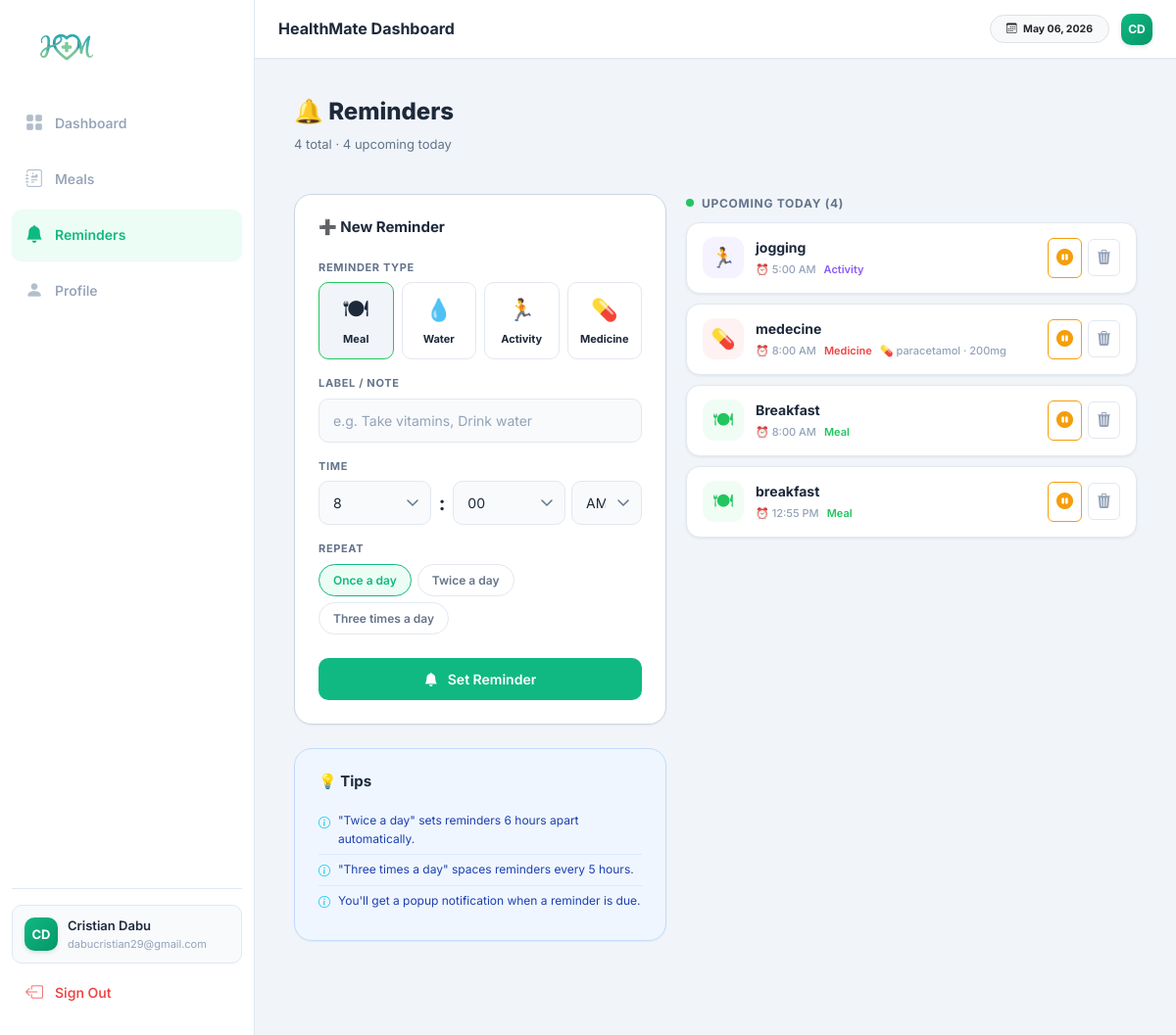
Screenshot of /reminders (signed in) with the database file from the repository.
### app.py (models this page shows, shortened)
class Profile(db.Model):
    __tablename__ = 'profiles'
    id             = db.Column(db.Integer, primary_key=True)
    user_id        = db.Column(db.Integer, db.ForeignKey('users.id'), nullable=False)
    full_name      = db.Column(db.String(120), default='')
    age            = db.Column(db.Integer,     default=0)
    gender         = db.Column(db.String(10),  default='')
    height         = db.Column(db.Float,       default=0.0)
    weight         = db.Column(db.Float,       default=0.0)
    activity_level = db.Column(db.String(30),  default='moderate')
    goal           = db.Column(db.String(30),  default='maintain')
    bmi            = db.Column(db.Float,       default=0.0)
    bmr            = db.Column(db.Float,       default=0.0)
    tdee           = db.Column(db.Float,       default=0.0)
    calorie_target = db.Column(db.Integer,     default=2000)
    updated_at     = db.Column(db.DateTime,    default=datetime.datetime.utcnow,
                            onupdate=datetime.datetime.utcnow)

class User(db.Model):
    __tablename__ = 'users'
    id            = db.Column(db.Integer, primary_key=True)
    username      = db.Column(db.String(80),  unique=True, nullable=False)
    email         = db.Column(db.String(120), unique=True, nullable=False)
    password_hash = db.Column(db.String(255), nullable=False)
    firebase_uid  = db.Column(db.String(128), unique=True, nullable=True)
    role          = db.Column(db.String(20),  default='user') # user, coach
    is_active     = db.Column(db.Boolean,     default=True)
    created_at    = db.Column(db.DateTime, default=datetime.datetime.utcnow)
    coach_id      = db.Column(db.Integer, db.ForeignKey('admins.id'), nullable=True)
    profile      = db.relationship('Profile',     backref='user', uselist=False, cascade='all, delete-orphan')
    meals        = db.relationship('Meal',        backref='user', lazy=True,     cascade='all, delete-orphan')
    food_history = db.relationship('FoodHistory', backref='user', lazy=True,     cascade='all, delete-orphan')
    reminders    = db.relationship('Reminder',    backref='user', lazy=True,     cascade='all, delete-orphan')
    @property
    def display_name(self):
        return (self.profile.full_name if self.profile and self.profile.full_name
                else self.username)
    @property
    def initials(self):
        parts = self.display_name.split()
        return ''.join(p[0].upper() for p in parts[:2])

class Reminder(db.Model):
    __tablename__ = 'reminders'
    id            = db.Column(db.Integer,     primary_key=True)
    user_id       = db.Column(db.Integer,     db.ForeignKey('users.id'), nullable=False, index=True) # Added index for user-specific reminders
    reminder_type = db.Column(db.String(20),  nullable=False)
    label         = db.Column(db.String(120), nullable=False)
    hour          = db.Column(db.Integer,     nullable=False)
    minute        = db.Column(db.Integer,     nullable=False)
    ampm          = db.Column(db.String(2),   nullable=False)
    repeat_times  = db.Column(db.Integer,     default=1)
    interval      = db.Column(db.Integer,     default=0)
    medicine_name = db.Column(db.String(120), default='')
    dosage        = db.Column(db.String(80),  default='')
    is_active     = db.Column(db.Boolean,     default=True)
    created_at    = db.Column(db.DateTime,    default=datetime.datetime.utcnow)
    @property
    def time_display(self):
        return f"{self.hour}:{self.minute:02d} {self.ampm}"
    @property
    def hour_24(self):
        h = self.hour
        if self.ampm == 'PM' and h != 12: h += 12
        elif self.ampm == 'AM' and h == 12: h = 0
        return h
    @property
    def sort_key(self):
        return self.hour_24 * 60 + self.minute
    @property
    def is_upcoming(self):
        now = datetime.datetime.now()
        return (self.hour_24 * 60 + self.minute) > (now.hour * 60 + now.minute)
    @property
    def type_icon(self):
        return {'meal':'🍽','water':'💧','activity':'🏃','medicine':'💊'}.get(
            self.reminder_type, '🔔')

### app.py (the view)
@app.route('/reminders')
@login_required
def reminders():
    user    = current_user()
    all_rem = sorted(Reminder.query.filter_by(user_id=user.id).all(),
                    key=lambda r: r.sort_key)
    active   = [r for r in all_rem if r.is_active]
    inactive = [r for r in all_rem if not r.is_active]
    upcoming = [r for r in active if r.is_upcoming]
    past     = [r for r in active if not r.is_upcoming]
    return render_template('reminders.html',
        user=user, upcoming=upcoming, past=past,
        inactive=inactive, total=len(all_rem))

### app.py (called while the page is built)
def get_greeting():
    h = datetime.datetime.now().hour
    if  5 <= h < 12: return 'Good morning'
    if 12 <= h < 17: return 'Good afternoon'
    return 'Good evening'

@app.context_processor
def inject_globals():
    return {
        'now':      datetime.datetime.now(),
        'greeting': get_greeting(),
    }

def login_required(f):
    @wraps(f)
    def decorated(*args, **kwargs):
        if 'user_id' not in session:
            flash('Please log in to continue.', 'warning')
            return redirect(url_for('login'))
        return f(*args, **kwargs)
    return decorated

def current_user():
    if 'user_id' in session:
        u = db.session.get(User, session['user_id'])
        if u and not u.is_active:
            session.clear()
            return None
        return u
    return None

### templates/reminders.html (shortened to what this page needs)
{% extends "base.html" %}
{% block content %}
{% macro render_reminder(rem, paused=False) %}
{% set type_colors = {
  'meal':     ('#22C55E','#F0FDF4'),
  'water':    ('#3B82F6','#EFF6FF'),
  'activity': ('#8B5CF6','#F5F3FF'),
  'medicine': ('#EF4444','#FEF2F2'),
} %}
{% set col, bg = type_colors.get(rem.reminder_type, ('#64748B','#F8FAFC')) %}
<div class="rem-card {% if paused %}rem-card-paused{% endif %}" id="rem-{{ rem.id }}">
  <div class="rc-left">
    <div class="rc-icon" style="background:{{ bg }};color:{{ col }};">
      {{ rem.type_icon }}
    </div>
    <div class="rc-info">
      <div class="rc-label">{{ rem.label }}</div>
      <div class="rc-meta">
        <span class="rc-time">⏰ {{ rem.time_display }}</span>
        <span class="rc-type" style="color:{{ col }};">{{ rem.reminder_type | title }}</span>
        {% if rem.medicine_name %}
          <span class="rc-med">💊 {{ rem.medicine_name }}{% if rem.dosage %} · {{ rem.dosage }}{% endif %}</span>
        {% endif %}
      </div>
    </div>
  </div>
  <div class="rc-actions">
    <button class="rc-toggle {% if rem.is_active %}rc-active{% else %}rc-paused{% endif %}"
            onclick="toggleReminder({{ rem.id }}, this)"
            title="{{ 'Pause' if rem.is_active else 'Resume' }}">
      <i class="bi bi-{% if rem.is_active %}pause-circle{% else %}play-circle{% endif %}-fill"></i>
    </button>
    <form method="POST" action="{{ url_for('delete_reminder', rid=rem.id) }}"
          style="display:inline;"
          onsubmit="return confirm('Remove this reminder?')">
      <button type="submit" class="rc-delete" title="Delete">
        <i class="bi bi-trash3-fill"></i>
      </button>
    </form>
  </div>
</div>
{% endmacro %}
<div class="page-header">
  <div>
    <h1 class="page-title">🔔 Reminders</h1>
    <p class="page-sub">{{ total }} total · {{ upcoming | length }} upcoming today</p>
  </div>
</div>
<div class="reminders-layout">
  <div class="rem-left">
    <div class="hm-card">
      <h6 class="card-title mb-4">➕ New Reminder</h6>
      <form method="POST" action="{{ url_for('add_reminder') }}" id="reminderForm">
        <div class="hm-field">
          <label class="hm-label">Reminder Type</label>
          <div class="rem-type-grid">
            {% for val, icon, label, color in [
              ('meal',     '🍽', 'Meal',     '#22C55E'),
              ('water',    '💧', 'Water',    '#3B82F6'),
              ('activity', '🏃', 'Activity', '#8B5CF6'),
              ('medicine', '💊', 'Medicine', '#EF4444'),
            ] %}
            <label class="rt-chip" style="--rt-color:{{ color }};">
              <span class="rtc-icon">{{ icon }}</span>
              <span class="rtc-label">{{ label }}</span>
            </label>
            {% endfor %}
          </div>
        </div>
        <div class="hm-field">
          <label class="hm-label">Label / Note</label>
          <input type="text" name="label" class="hm-input"
                 placeholder="e.g. Take vitamins, Drink water" required/>
        </div>
        <div class="hm-field">
          <label class="hm-label">Time</label>
          <div class="time-row">
            <select name="hour" class="hm-select time-select">
              {% for h in range(1, 13) %}
              <option value="{{ h }}" {% if h==8 %}selected{% endif %}>{{ h }}</option>
              {% endfor %}
            </select>
            <span class="time-colon">:</span>
            <select name="minute" class="hm-select time-select">
              {% for m in range(0, 60, 5) %}
              <option value="{{ m }}" {% if m==0 %}selected{% endif %}>{{ '%02d'|format(m) }}</option>
              {% endfor %}
            </select>
            <select name="ampm" class="hm-select ampm-select">
              <option value="AM">AM</option>
            </select>
          </div>
        </div>
        <div class="hm-field" id="standardRepeatSection">
          <label class="hm-label">Repeat</label>
          <div class="repeat-row">
            {% for val, label in [('1','Once a day'),('2','Twice a day'),('3','Three times a day')] %}
            <label class="rp-chip {% if loop.first %}selected{% endif %}">
              <span>{{ label }}</span>
            </label>
            {% endfor %}
          </div>
        </div>
        <button type="submit" class="btn-hm-primary w-100 mt-2">
          <i class="bi bi-bell-fill me-1"></i> Set Reminder
        </button>
      </form>
    </div>
    <div class="hm-card mt-4 tips-card">
      <h6 class="card-title mb-3">💡 Tips</h6>
      <div class="tip-item"><i class="bi bi-info-circle text-info"></i> "Twice a day" sets reminders 6 hours apart automatically.</div>
      <div class="tip-item"><i class="bi bi-info-circle text-info"></i> "Three times a day" spaces reminders every 5 hours.</div>
      <div class="tip-item"><i class="bi bi-info-circle text-info"></i> You'll get a popup notification when a reminder is due.</div>
    </div>
  </div>
  <div class="rem-right">
    {% if upcoming %}
    <div class="rem-section">
      <div class="rem-section-title">
        <span class="rst-dot" style="background:#22C55E;"></span>
        Upcoming Today ({{ upcoming | length }})
      </div>
      {% for rem in upcoming %}
      {{ render_reminder(rem) }}
      {% endfor %}
    </div>
    {% endif %}
  </div>
</div>
{% endblock %}

### templates/base.html (shortened to what this page needs)
<!DOCTYPE html>
<html lang="en">
<head>
  <link href="https://cdn.jsdelivr.net/npm/bootstrap@5.3.2/dist/css/bootstrap.min.css" rel="stylesheet"/>
  <link href="https://cdn.jsdelivr.net/npm/bootstrap-icons@1.11.3/font/bootstrap-icons.min.css" rel="stylesheet"/>
  <link rel="stylesheet" href="{{ url_for('static', filename='css/main.css') }}"/>
</head>
<body>
<div class="hm-app">
  <aside class="hm-sidebar d-none d-lg-flex">
    <div class="sidebar-top">
      <a href="{{ url_for('dashboard') }}" class="sidebar-logo">
        <img src="{{ url_for('static', filename='images/logo.png') }}" alt="HealthMate" class="logo-img"/>
      </a>
      <nav class="sidebar-nav">
        {% if session.admin_id %}
          <a href="{{ url_for('admin_dashboard') }}"
             class="snav-link {% if 'admin_dashboard' in request.endpoint %}active{% endif %}">
            <i class="bi bi-speedometer2"></i><span>Admin Panel</span>
          </a>
          <a href="{{ url_for('admin_users') }}"
             class="snav-link {% if 'admin_users' in request.endpoint or 'admin_edit_user' in request.endpoint %}active{% endif %}">
            <i class="bi bi-people-fill"></i><span>Users</span>
          </a>
          <a href="{{ url_for('admin_foods') }}"
             class="snav-link {% if 'admin_foods' in request.endpoint or 'admin_edit_food' in request.endpoint %}active{% endif %}">
            <i class="bi bi-egg-fried"></i><span>Global Foods</span>
          </a>
          <a href="{{ url_for('admin_logs') }}"
             class="snav-link {% if 'admin_logs' in request.endpoint %}active{% endif %}">
            <i class="bi bi-terminal"></i><span>Audit Logs</span>
          </a>
        {% else %}
          <a href="{{ url_for('dashboard') }}"
             class="snav-link {% if request.endpoint == 'dashboard' %}active{% endif %}">
            <i class="bi bi-grid-fill"></i><span>Dashboard</span>
          </a>
          <a href="{{ url_for('meals') }}"
             class="snav-link {% if request.endpoint == 'meals' %}active{% endif %}">
            <i class="bi bi-journal-richtext"></i><span>Meals</span>
          </a>
          <a href="{{ url_for('reminders') }}"
             class="snav-link {% if request.endpoint == 'reminders' %}active{% endif %}">
            <i class="bi bi-bell-fill"></i><span>Reminders</span>
          </a>
          <a href="{{ url_for('profile') }}"
             class="snav-link {% if request.endpoint == 'profile' %}active{% endif %}">
            <i class="bi bi-person-fill"></i><span>Profile</span>
          </a>
        {% endif %}
      </nav>
    </div>
    <div class="sidebar-bottom">
      <div class="sidebar-user">
        <div class="su-avatar">{{ user.initials if user else '?' }}</div>
        <div class="su-info">
          <div class="su-name">{{ user.display_name if user else '' }}</div>
          <div class="su-email">{{ user.email if user else '' }}</div>
        </div>
      </div>
      <a href="{{ url_for('logout') }}" class="snav-link logout-link">
        <i class="bi bi-box-arrow-left"></i><span>Sign Out</span>
      </a>
    </div>
  </aside>
  <div class="hm-main-wrap">
    <nav class="hm-top-nav">
      <div class="top-nav-left">
        <div class="nav-title d-none d-md-block">
          {% if session.admin_id %}Admin Dashboard{% else %}HealthMate Dashboard{% endif %}
        </div>
      </div>
      <div class="top-nav-right">
        <div class="d-none d-sm-flex gap-2">
          <span class="badge bg-light text-dark border p-2 rounded-pill px-3">
            <i class="bi bi-calendar3 me-1"></i> {{ now.strftime('%B %d, %Y') }}
          </span>
        </div>
        <div class="su-avatar" style="width: 32px; height: 32px; font-size: 12px;">{{ user.initials if user else 'AD' }}</div>
      </div>
    </nav>
    <main class="hm-main">
      {% block content %}{% endblock %}
    </main>
  </div>
</div>
</body>
</html>

### rows the page displays
Profile: full_name "CD", full_name "Cristian Dabu"
User: email "dabucristian29@gmail.com"
Reminder: type_icon "🏃", label "jogging", time_display "5:00 AM", reminder_type "Activity", is_active True (drawn)
Reminder: type_icon "💊", label "medecine", time_display "8:00 AM", reminder_type "Medicine", medicine_name "paracetamol", dosage "200mg", is_active True (drawn)
Reminder: type_icon "🍽", label "Breakfast", time_display "8:00 AM", reminder_type "Meal", is_active True (drawn)
Reminder: type_icon "🍽", label "breakfast", time_display "12:55 PM", reminder_type "Meal", is_active True (drawn)

### other values shown
{{ total }} "4"
{{ upcoming | length }} "4"
{{ icon }} "🍽" "💧" "🏃" "💊"
{{ label }} "Meal" "Water" "Activity" "Medicine"
{{ label }} "Once a day" "Twice a day" "Three times a day"
form field hour "8"
form field minute "00"
